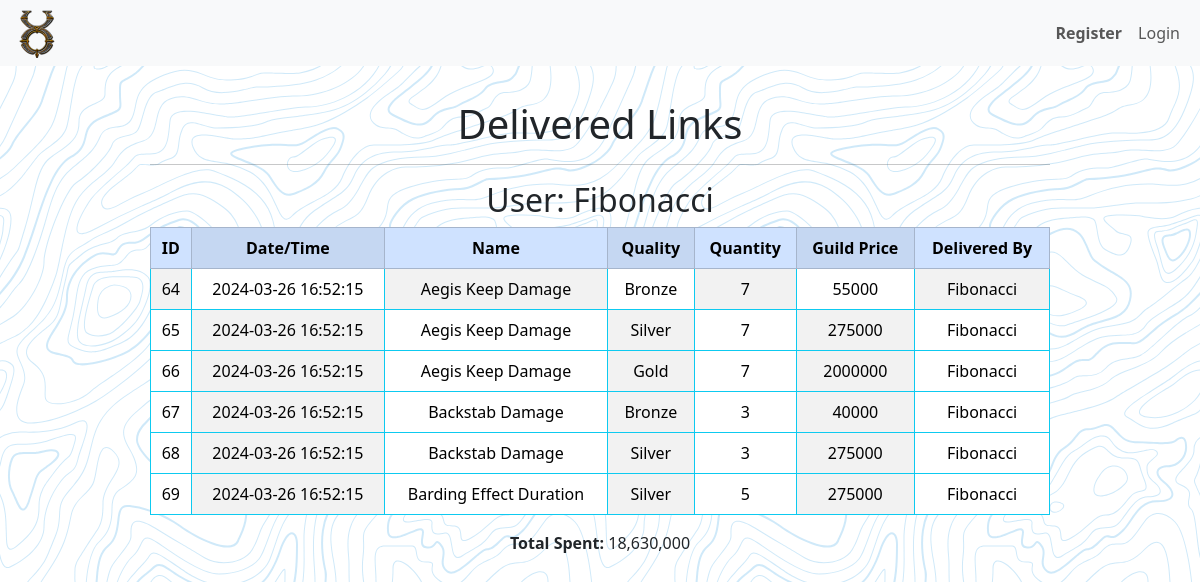
The page /a_history on the database as committed earlier.
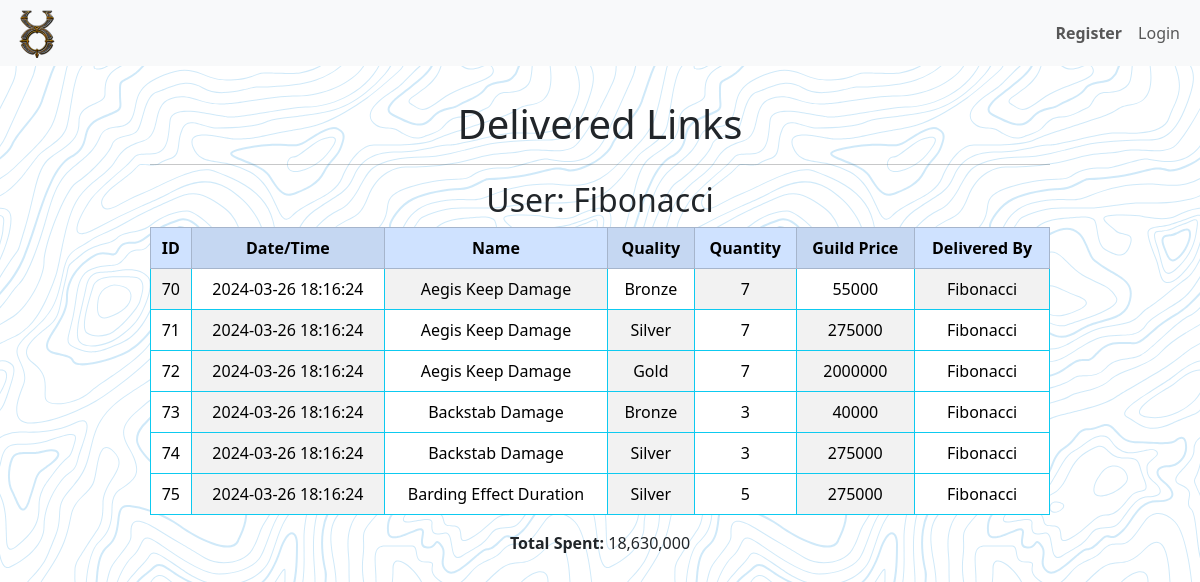
The same page on the database as committed later.
### tables this page shows
CREATE TABLE users (
    id INTEGER PRIMARY KEY AUTOINCREMENT,
    username TEXT NOT NULL,
    password TEXT NOT NULL,
    is_admin INTEGER NOT NULL DEFAULT 0
, sel_lock BOOLEAN DEFAULT (0) NOT NULL, display_name TEXT);

CREATE TABLE history (
	id INTEGER NOT NULL PRIMARY KEY AUTOINCREMENT,
	datetime DATETIME NOT NULL,
	admin_id INTEGER NOT NULL,
	user_id INTEGER NOT NULL,
	mclink_id INTEGER NOT NULL
, links_total INTEGER NOT NULL, s_quantity INTEGER NOT NULL);

CREATE TABLE "mclinks" (
    id INTEGER PRIMARY KEY AUTOINCREMENT NOT NULL,
    name TEXT NOT NULL,
    quality TEXT NOT NULL,
    quantity INTEGER NOT NULL,
    market_price INTEGER NOT NULL,
    guild_price INTEGER NOT NULL
);

### app.py (the view)
@app.route('/a_history')
def a_history():
    history_data = select_history()
    conn, cursor = connect_to_database('uonew.db')
    cursor.execute("SELECT DISTINCT history.user_id, users.id, users.display_name FROM history INNER JOIN users ON history.user_id = users.id;")
    unique_names = cursor.fetchall()
    totals = {}
    for names in unique_names:
        user_id = names['id']
        cursor.execute("SELECT SUM(links_total) FROM history WHERE user_id=?", (user_id,))
        total_price = cursor.fetchone()[0]
        totals[user_id] = "{:,}".format(total_price)
    conn.commit()
    conn.close()
    return render_template('a_history.html', history_data=history_data,
                           unique_names=unique_names, totals=totals)

### app.py (called while the page is built)
@app.before_request
def authentication():
    if 'id' in session:
        user_data = get_user_data()
        selection_toggle = check_selection_toggle()
        g.is_admin = user_data['is_admin']
        g.sel_lock = user_data['sel_lock']
        g.display_name = user_data['display_name']
        g.selection_toggle = selection_toggle['selections_toggle']

### helpers.py (called while the page is built)
def connect_to_database(database_name):
    conn = sqlite3.connect(database_name)
    conn.row_factory = sqlite3.Row
    cursor = conn.cursor()
    return conn, cursor

### templates/a_history.html (shortened to what this page needs)
{% extends "index.html" %}
{% block nav %}
    <nav class="navbar navbar-expand-lg bg-body-tertiary fixed-top">
        <div class="container-fluid">
            <img src="{{ url_for('static', filename='images/uo.png') }}" alt="UO Icon" class="small-image">
            <div class="collapse navbar-collapse" id="navbarSupportedContent">
                <ul class="navbar-nav mb-2 mb-lg-0 right-align">
                    {% if not 'id' in session %}
                    <li class="nav-item">
                        <a class="nav-link" href="register"><b>Register</b></a>
                    </li>
                    <li class="nav-item">
                        <a class="nav-link" href="login">Login</a>
                    </li>
                    {% endif %}
                </ul>
            </div>
        </div>
    </nav>
{% endblock %}
{% block content %}
    <div class="spacer"></div>
    <div class="a_mclinks_table">
        <h1>Delivered Links</h1>
        <hr>
        {% for user_info in unique_names %}
            <h2>User: {{ user_info['display_name'] }}</h2>
            <table class="table table-striped-columns table-hover table-bordered border-info">
                <thead class="table-primary">
                    <tr>
                        <th>ID</th>
                        <th>Date/Time</th>
                        <th>Name</th>
                        <th>Quality</th>
                        <th>Quantity</th>
                        <th>Guild Price</th>
                        <th>Delivered By</th>
                    </tr>
                </thead>
                <tbody>
                    {% set total_cost = totals[user_info['id']] %}
                    {% for selection in history_data %}
                        {% if selection['user_id'] == user_info['id'] %}
                            <tr>
                                <form action="/admin_update_user_selection" method="post" style="display:inline;">
                                    <td>{{ selection['id'] }}</td>
                                    <td>{{ selection['datetime'] }}</td>
                                    <td>{{ selection['name'] }}</td>
                                    <td>{{ selection['quality'] }}</td>
                                    <td>{{ selection['s_quantity'] }}</td>
                                    <td>{{ selection['guild_price'] }}</td>
                                    <td>{{ selection['admin_display_name'] }}</td>
                            </tr>
                        {% endif %}
                    {% endfor %}
                </tbody>
            </table>
            <p><input type="hidden" name="total"><b>Total Spent:</b> {{ total_cost }}</p>
        {% endfor %}
    </div>
{% endblock %}

### templates/index.html (shortened to what this page needs)
<!DOCTYPE html>
<html lang="en">
<head>
    <link href="https://cdn.jsdelivr.net/npm/bootstrap@5.3.2/dist/css/bootstrap.min.css" rel="stylesheet">
    <link rel="stylesheet" type="text/css" href="{{ url_for('static', filename='style.css') }}">
    <link href="https://cdn.jsdelivr.net/npm/bootstrap-table@1.22.3/dist/bootstrap-table.min.css" rel="stylesheet">
</head>
<body>
    <header>
        <nav>
            {% block nav %}{% endblock %}
        </nav>
    </header>
    <main>
        {% block content %}{% endblock %}
    </main>
</body>
</html>

Rows that differ between the two databases and show on the page:
removed history: id "64", datetime "2024-03-26 16:52:15", name "Aegis Keep Damage", quality "Bronze", s_quantity "7", guild_price "55000", admin_display_name "Fibonacci"
removed history: id "65", datetime "2024-03-26 16:52:15", name "Aegis Keep Damage", quality "Silver", s_quantity "7", guild_price "275000", admin_display_name "Fibonacci"
removed history: id "66", datetime "2024-03-26 16:52:15", name "Aegis Keep Damage", quality "Gold", s_quantity "7", guild_price "2000000", admin_display_name "Fibonacci"
removed history: id "67", datetime "2024-03-26 16:52:15", name "Backstab Damage", quality "Bronze", s_quantity "3", guild_price "40000", admin_display_name "Fibonacci"
removed history: id "68", datetime "2024-03-26 16:52:15", name "Backstab Damage", quality "Silver", s_quantity "3", guild_price "275000", admin_display_name "Fibonacci"
removed history: id "69", datetime "2024-03-26 16:52:15", name "Barding Effect Duration", quality "Silver", s_quantity "5", guild_price "275000", admin_display_name "Fibonacci"
added history: id "70", datetime "2024-03-26 18:16:24", name "Aegis Keep Damage", quality "Bronze", s_quantity "7", guild_price "55000", admin_display_name "Fibonacci"
added history: id "71", datetime "2024-03-26 18:16:24", name "Aegis Keep Damage", quality "Silver", s_quantity "7", guild_price "275000", admin_display_name "Fibonacci"
added history: id "72", datetime "2024-03-26 18:16:24", name "Aegis Keep Damage", quality "Gold", s_quantity "7", guild_price "2000000", admin_display_name "Fibonacci"
added history: id "73", datetime "2024-03-26 18:16:24", name "Backstab Damage", quality "Bronze", s_quantity "3", guild_price "40000", admin_display_name "Fibonacci"
added history: id "74", datetime "2024-03-26 18:16:24", name "Backstab Damage", quality "Silver", s_quantity "3", guild_price "275000", admin_display_name "Fibonacci"
added history: id "75", datetime "2024-03-26 18:16:24", name "Barding Effect Duration", quality "Silver", s_quantity "5", guild_price "275000", admin_display_name "Fibonacci"
